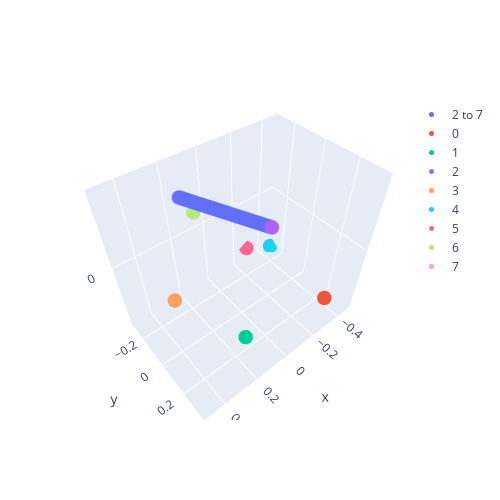

The cell this chart's notebook holds for it:
### Code cell
trace = []
m = moving_label
x_ = m[:, 0] 
y_ = m[:, 1]
z_ = m[:, 2]
trace.append(go.Scatter3d(x=x_, y=y_, z=z_, mode="markers", name=f"{selected[0]} to {selected[1]}", 
                          marker = dict(size=5)))
for lbl in classes:
    m = relational_label[lbl]
    x_ = m[0:1] 
    y_ = m[1:2]
    z_ = m[2:]
    trace.append(go.Scatter3d(x=x_, y=y_, z=z_, mode="markers", name=f"{lbl}", 
                              marker = dict(size=5)))
layout = go.Layout(width=500, height=500)    
data = trace
fig = dict(data=data, layout=layout)
iplot(fig)
